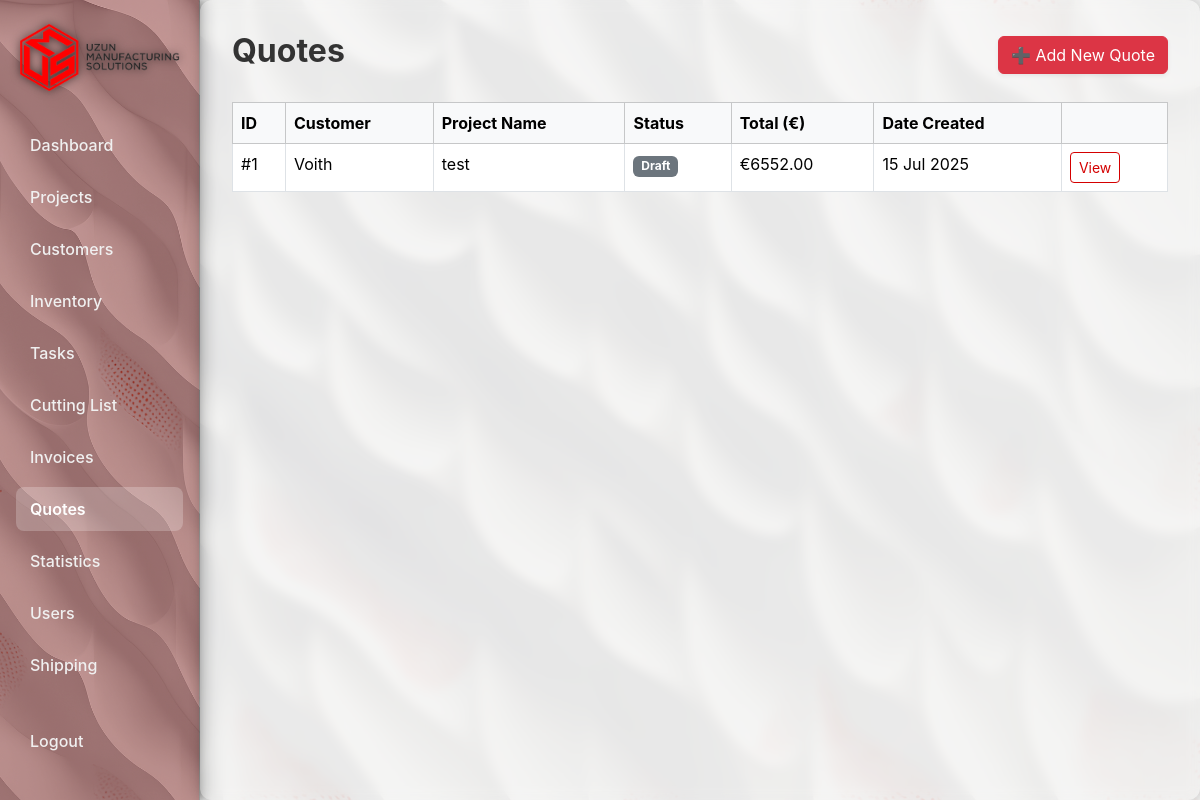
Page /quotes/ (signed in) on the committed database.
### core/models.py (models this page shows, shortened)
class Quote(models.Model):
    customer = models.ForeignKey(Customer, on_delete=models.CASCADE, related_name='quotes')
    project_name = models.CharField(max_length=255)
    description = models.TextField(blank=True, null=True)
    date_created = models.DateTimeField(auto_now_add=True)
    date_updated = models.DateTimeField(auto_now=True)
    status = models.CharField(max_length=50, choices=[
        ('Draft', 'Draft'),
        ('Sent', 'Sent to Customer'),
        ('Accepted', 'Accepted'),
        ('Rejected', 'Rejected'),
    ], default='Draft')
    notes = models.TextField(blank=True, null=True)
    @property
    def total_cost(self):
        return sum(item.total_price for item in self.items.all())

class Customer(models.Model):
    name = models.CharField(max_length=200)
    email = models.EmailField(blank=True, null=True)
    phone = models.CharField(max_length=50, blank=True, null=True)
    address = models.TextField(blank=True, null=True)
    company_name = models.CharField(max_length=255, blank=True, null=True)
    notes = models.TextField(blank=True, null=True)
    created_at = models.DateTimeField(auto_now_add=True)

class QuoteItem(models.Model):
    quote = models.ForeignKey(Quote, on_delete=models.CASCADE, related_name='items')
    description = models.CharField(max_length=255)
    quantity = models.DecimalField(max_digits=10, decimal_places=2)
    unit_price = models.DecimalField(max_digits=12, decimal_places=2)
    @property
    def total_price(self):
        return self.quantity * self.unit_price

### core/views.py (the view)
# urls.py: path('quotes/', views.quote_dashboard, name='quote_dashboard'),
@login_required
def quote_dashboard(request):
    quotes = Quote.objects.all().order_by('-date_created')
    return render(request, 'core/quote_dashboard.html', {'quotes': quotes})

### core/permission_gate.py (called while the page is built, shortened)
    def __call__(self, request):
        return self.get_response(request)

### core/templates/core/quote_dashboard.html
{% extends "base.html" %}
{% block content %}
<div class="d-flex justify-content-between align-items-center mb-4">
    <h2 class="fw-bold">Quotes</h2>
    <a href="{% url 'quote_create' %}" class="btn btn-danger shadow-sm">
        ➕ Add New Quote
    </a>
</div>
{% if quotes %}
<div class="table-responsive">
    <table class="table table-hover table-bordered">
        <thead class="table-light">
            <tr>
                <th>ID</th>
                <th>Customer</th>
                <th>Project Name</th>
                <th>Status</th>
                <th>Total (€)</th>
                <th>Date Created</th>
                <th></th>
            </tr>
        </thead>
        <tbody>
            {% for quote in quotes %}
            <tr>
                <td>#{{ quote.id }}</td>
                <td>{{ quote.customer.name }}</td>
                <td>{{ quote.project_name }}</td>
                <td>
                    <span class="badge
                        {% if quote.status == 'Accepted' %} bg-success
                        {% elif quote.status == 'Rejected' %} bg-danger
                        {% elif quote.status == 'Sent' %} bg-warning
                        {% else %} bg-secondary {% endif %}">
                        {{ quote.status }}
                    </span>
                </td>
                <td>€{{ quote.total_cost|floatformat:2 }}</td>
                <td>{{ quote.date_created|date:"d M Y" }}</td>
                <td>
                    <a href="{% url 'quote_detail' quote.pk %}" class="btn btn-sm btn-outline-danger">View</a>
                </td>
            </tr>
            {% endfor %}
        </tbody>
    </table>
</div>
{% else %}
<div class="alert alert-light border">No quotes found.</div>
{% endif %}
{% endblock %}

### core/static/core/styles.css (style rules this page uses)
body { background-color: #f8f9fa; }
.btn-outline-danger { color: #d40000; border-color: #d40000; }

### rows in the picture
Quote: id "1", customer.name "Voith", project_name "test", status "Draft", total_cost "6552.00", date_created "15 Jul 2025"
